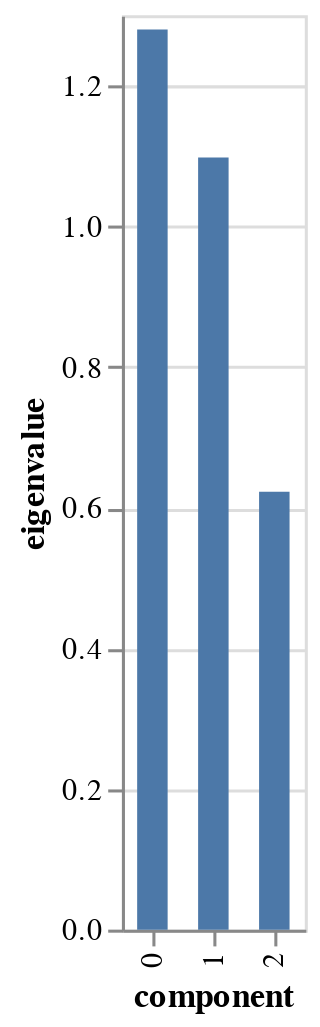

Notebook cell for this chart:
### Code cell
# %load solutions/pmca/pca_eigenvalues.py
display(pca.eigenvalues_summary)

pca.scree_plot()

### Figure 1 — Vega-Lite specification as saved in the notebook (floating-point values rounded to 4 significant figures)
{"config": {"view": {"continuousWidth": 300, "continuousHeight": 300}}, "data": {"name": "data-1bf2eed74c213c7d17bd6991f16207a6"}, "mark": {"type": "bar", "size": 10}, "encoding": {"tooltip": [{"field": "component", "type": "nominal"}, {"field": "eigenvalue", "type": "quantitative"}, {"field": "% of variance", "type": "quantitative"}, {"field": "% of variance (cumulative)", "type": "quantitative"}], "x": {"field": "component", "type": "nominal"}, "y": {"field": "eigenvalue", "type": "quantitative"}}, "$schema": "https://vega.github.io/schema/vega-lite/v5.17.0.json", "datasets": {"data-1bf2eed74c213c7d17bd6991f16207a6": [{"component": "0", "eigenvalue": 1.28, "% of variance": 42.66, "% of variance (cumulative)": 42.66}, {"component": "1", "eigenvalue": 1.098, "% of variance": 36.59, "% of variance (cumulative)": 79.25}, {"component": "2", "eigenvalue": 0.6226, "% of variance": 20.75, "% of variance (cumulative)": 100.0}]}}
